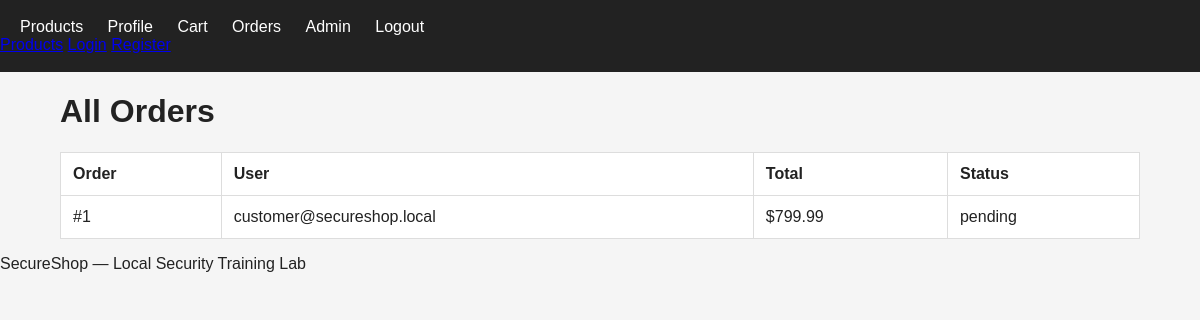
Page /admin/orders (signed in) on the committed database.
### app/models.py (models this page shows)
class Order(db.Model):
    id = db.Column(
        db.Integer,
        primary_key=True
    )
    user_id = db.Column(
        db.Integer,
        db.ForeignKey("user.id"),
        nullable=False
    )
    total = db.Column(
        db.Float,
        nullable=False
    )
    status = db.Column(
        db.String(30),
        nullable=False,
        default="pending"
    )
    items = db.relationship(
        "OrderItem",
        backref="order",
        lazy=True,
        cascade="all, delete-orphan"
    )

class User(db.Model):
    id = db.Column(db.Integer, primary_key=True)
    name = db.Column(
        db.String(100),
        nullable=False
    )
    email = db.Column(
        db.String(150),
        unique=True,
        nullable=False
    )
    password = db.Column(
        db.String(255),
        nullable=False
    )
    role = db.Column(
        db.String(20),
        nullable=False,
        default="customer"
    )
    orders = db.relationship(
        "Order",
        backref="user",
        lazy=True
    )
    cart_items = db.relationship(
        "CartItem",
        backref="user",
        lazy=True,
        cascade="all, delete-orphan"
    )

### app/routes.py (the view)
@main.route("/admin/orders")
@admin_required
def admin_orders():
    orders = Order.query.order_by(
        Order.id.desc()
    ).all()
    return render_template(
        "admin/orders.html",
        orders=orders
    )

### app/routes.py (called while the page is built)
def admin_required(function):
    @wraps(function)
    def wrapper(*args, **kwargs):
        if "user_id" not in session:
            flash("Please log in first.")
            return redirect(url_for("main.login"))
        if session.get("role") != "admin":
            flash("Administrator access required.")
            return redirect(url_for("main.index"))
        return function(*args, **kwargs)
    return wrapper

### app/templates/admin/orders.html (shortened to what this page needs)
{% extends "base.html" %}
{% block content %}
<h1>All Orders</h1>
<table>
    <tr>
        <th>Order</th>
        <th>User</th>
        <th>Total</th>
        <th>Status</th>
    </tr>
    {% for order in orders %}
    <tr>
        <td>#{{ order.id }}</td>
        <td>{{ order.user.email }}</td>
        <td>${{ "%.2f"|format(order.total) }}</td>
        <td>{{ order.status }}</td>
    </tr>
    {% endfor %}
</table>
{% endblock %}

### app/static/css/style.css (style rules this page uses)
* { box-sizing: border-box; }
body { margin: 0; font-family: Arial, sans-serif; background: #f5f5f5; color: #222; }
table { width: 100%; background: white; border-collapse: collapse; margin-top: 20px; }
th, td { padding: 12px; border: 1px solid #ddd; text-align: left; }
th { font-weight: bold; }

### rows in the picture
Order: id "1", user.email "customer@secureshop.local", total "799.99", status "pending"
